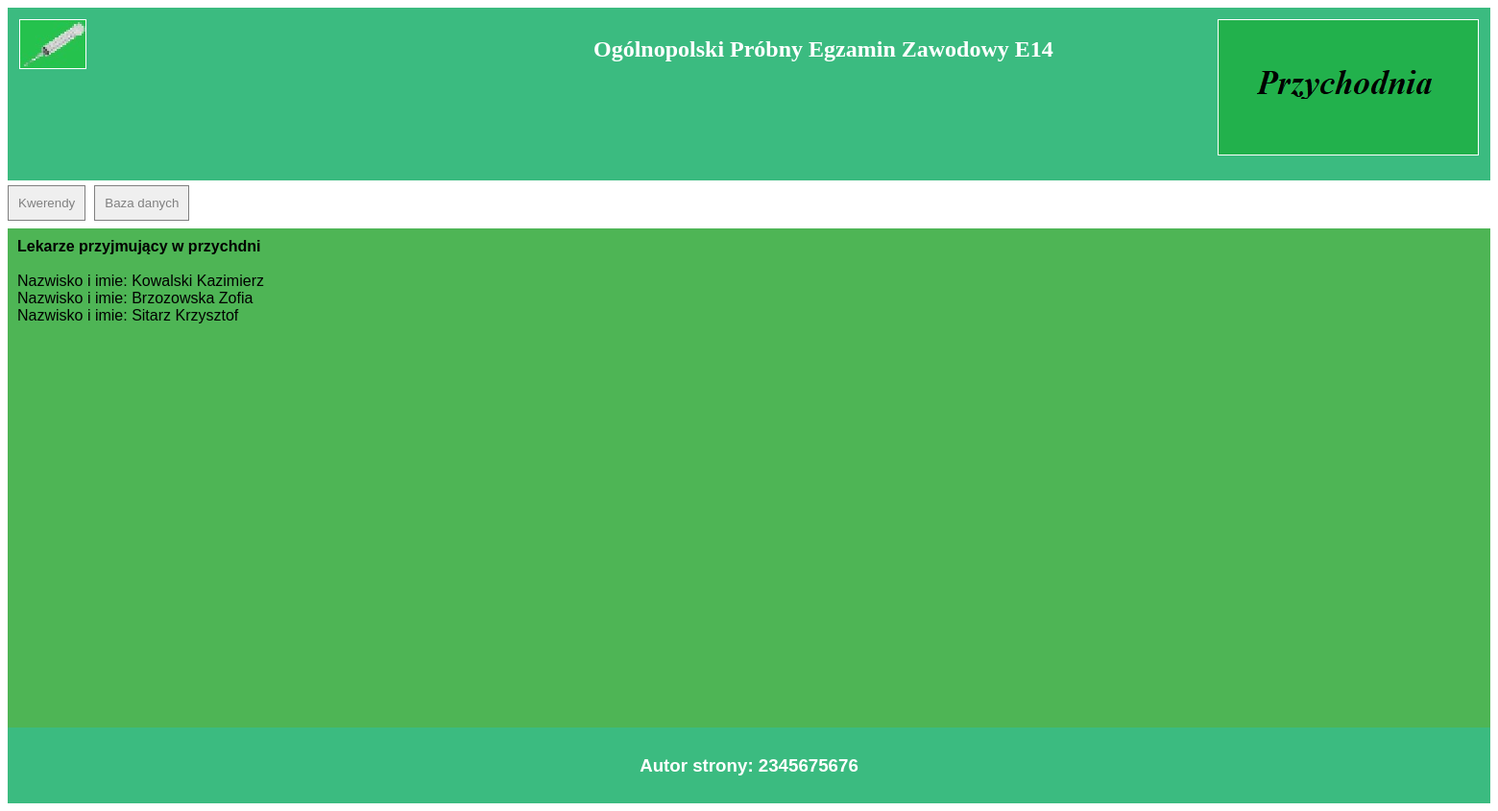
The page /Przychodnia/index.php on the database its author committed.
### tables this page shows
CREATE TABLE `lekarze` (
  `id` int(11) NOT NULL,
  `nazwisko` text DEFAULT NULL,
  `imie` text DEFAULT NULL,
  `telefon` text DEFAULT NULL
);

### Przychodnia/index.php (the view, shortened to what this page needs)
<!DOCTYPE html>
<head>
    <link rel="stylesheet" href="style.css">
</head>
<body>
    <header>
        <section id="logo">
            <img id="loggo" src="strzykawka.png">
        </section>
            <section id="napis"><h1>Ogólnopolski Próbny Egzamin Zawodowy E14</h1></section>
        <section id="haslo">
            <img src="przychodnia.png">
        </section>
    </header>
    <section id="navi">
        <button type="button"><a href="kwerendy.txt">Kwerendy</a></button>
        <button type="button" href="przychodnia.sql"><a href="przychodnia.sql">Baza danych</a></button>
    </section>
    <section id="main">
        <b>Lekarze przyjmujący w przychdni</b> <br><br>
        <?php
            $db = new mysqli('127.0.0.1', 'root', '', 'przychodnia');
            $select = $db->query("SELECT imie, nazwisko FROM lekarze");
            while($row = $select->fetch_array())
            {
                echo "Nazwisko i imie: " . $row['nazwisko'] . ' ' . $row['imie'] . '<br>';
            }
        ?>
    </section>
    <footer>
        <h3>Autor strony: 2345675676</h3>
    </footer>
</body>

### Przychodnia/style.css (style rules this page uses)
header { height: 160px; background-color: #3BBB80; color: white; padding: 10px; }
#navi { height: 50px; }
#main { height: 500px; font-family: Arial; color: black; padding: 10px; background-color: #4EB555; }
footer { background-color: #3BBB80; font-family: Arial; text-align: center; color: white; padding: 10px; }
#loggo { position: fixed; top: 20px; left: 20px; }
#haslo { position: fixed; right: 20px; top: 20px; }
#napis { position: relative; left: 600px; }
img { border: 1px solid; }
#navi > button { color: gray; border: 1px solid; margin: 5px 5px 5px 0px; padding: 10px; text-align: left; }
a, a:visited, a:hover { text-decoration: none; color: gray; }
body { overflow: hidden; }

### rows shown on the page
lekarze: nazwisko "Kowalski", imie "Kazimierz"
lekarze: nazwisko "Brzozowska", imie "Zofia"
lekarze: nazwisko "Sitarz", imie "Krzysztof"
